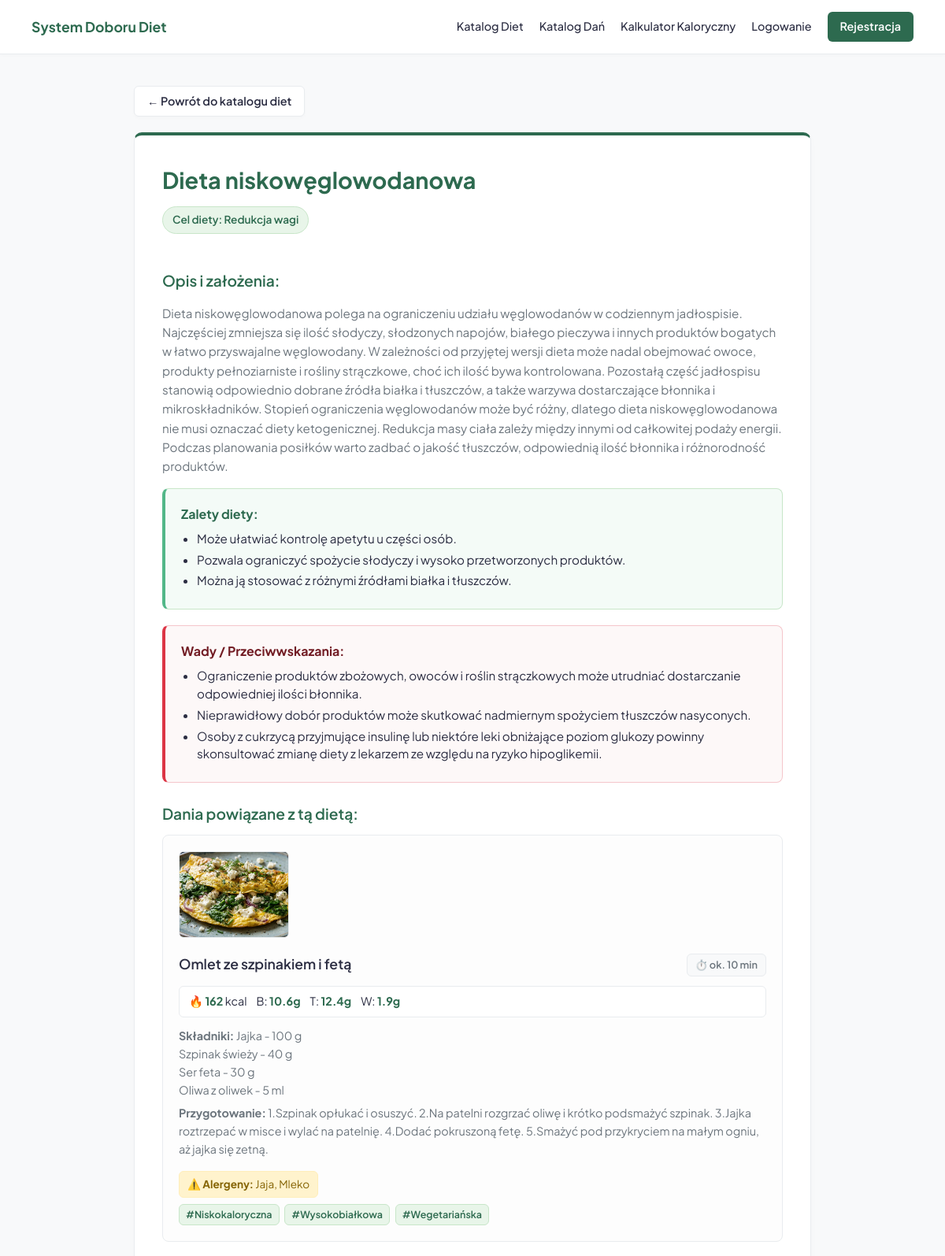
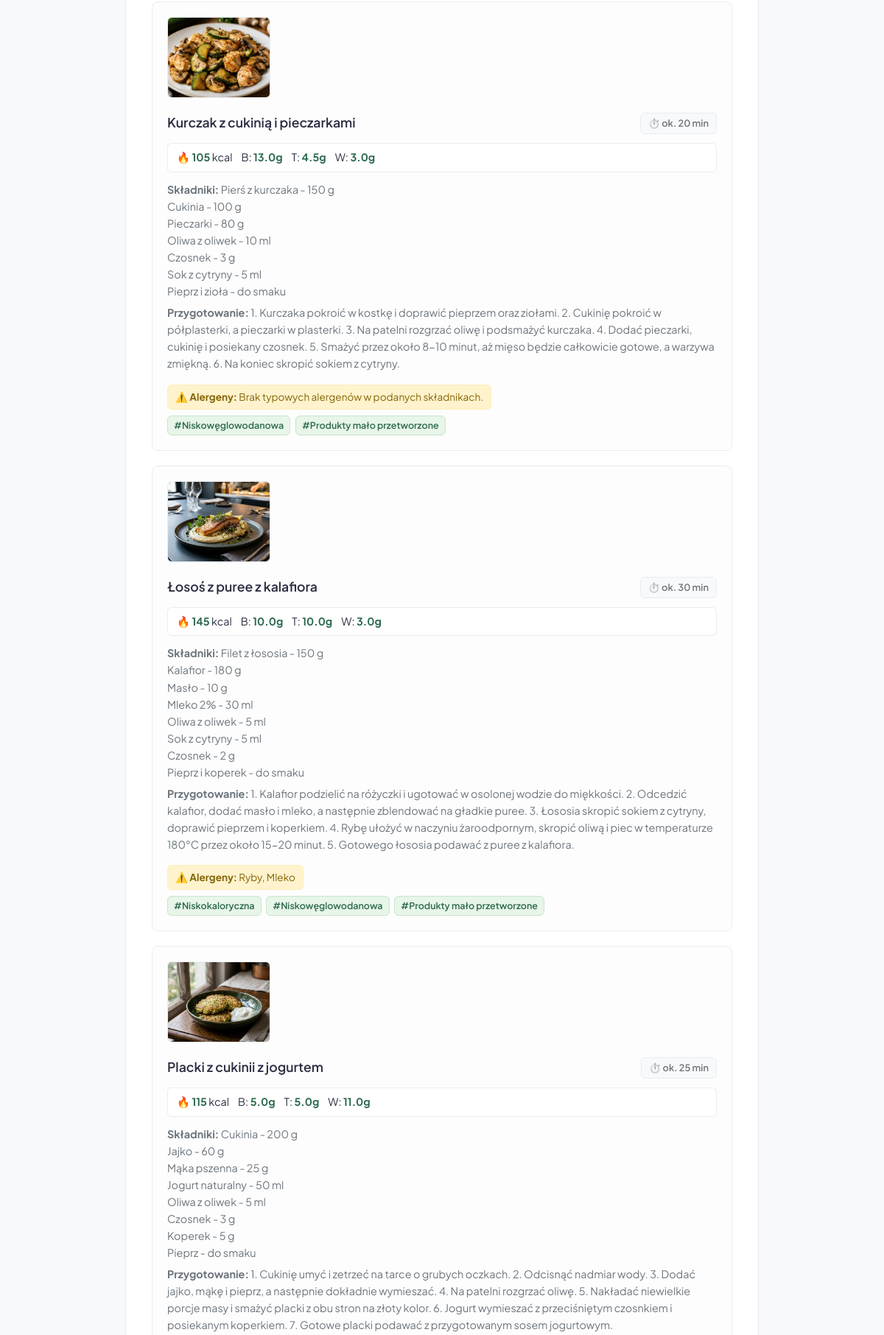
/diety/2/ (upper part), run on the app's committed database (2 pictures, top to bottom).
### quiz/models.py (models this page shows, shortened)
class Diet(models.Model):
    name = models.CharField(max_length=100, verbose_name="Nazwa diety")
    description = models.TextField(verbose_name="Opis diety")
    goal = models.CharField(max_length=20, choices=[
        ('reduction', 'Redukcja wagi'),
        ('maintenance', 'Utrzymanie masy'),
        ('mass', 'Budowanie masy')
    ], default='any', verbose_name="Cel diety")
    pros = models.TextField(blank=True, verbose_name="Zalety diety (oddzielone nowymi liniami)")
    cons = models.TextField(blank=True, verbose_name="Wady diety (oddzielone nowymi liniami)")
    tags = models.ManyToManyField(Tag, related_name='diets', verbose_name="Tagi diety")
    favorited_by = models.ManyToManyField(User, related_name='favorite_diets', blank=True)

class Dish(models.Model):
    name = models.CharField(max_length=100, verbose_name="Nazwa dania")
    diets = models.ManyToManyField(Diet, related_name='dishes', verbose_name="Powiązana dieta")
    kcal = models.IntegerField(verbose_name="Kalorie (kcal)", default=0)
    protein = models.FloatField(verbose_name="Białko (g)", default=0.0)
    fat = models.FloatField(verbose_name="Tłuszcze (g)", default=0.0)
    carbs = models.FloatField(verbose_name="Węglowodany (g)", default=0.0)
    ingredients = models.TextField(verbose_name="Lista składników (każda w nowej linii)", blank=True)
    preparation_method = models.TextField(verbose_name="Sposób przyrządzenia", blank=True)
    prep_time_minutes = models.IntegerField(verbose_name="Czas przygotowania (min)", default=15)
    allergens = models.CharField(max_length=255, verbose_name="Alergeny (np. gluten, laktoza, orzechy)", blank=True)
    tags = models.ManyToManyField(Tag, related_name='dishes', blank=True, verbose_name="Tagi dania")
    image = models.ImageField(upload_to='dishes/', blank=True, null=True, verbose_name="Zdjęcie dania")
    favorited_by = models.ManyToManyField(User, related_name='favorite_dishes', blank=True)

class Tag(models.Model):
    name = models.CharField(max_length=50, unique=True, verbose_name="Nazwa tagu")
    is_hidden = models.BooleanField(default=False, verbose_name="Ukryj w filtrach")

### quiz/views.py (the view)
# urls.py: path('diety/<int:pk>/', views.diet_detail_view, name='diet_detail'),
def diet_detail_view(request, pk):
    diet = get_object_or_404(Diet, pk=pk)
    dishes = diet.dishes.all()
    pros_list = [p.strip() for p in diet.pros.split('\n') if p.strip()] if hasattr(diet, 'pros') and diet.pros else []
    cons_list = [c.strip() for c in diet.cons.split('\n') if c.strip()] if hasattr(diet, 'cons') and diet.cons else []
    is_favorite = False
    if request.user.is_authenticated:
        is_favorite = request.user in diet.favorited_by.all()
        for dish in dishes:
            dish.is_favorite = request.user in dish.favorited_by.all()
    context = {
        'diet': diet,
        'dishes': dishes,
        'pros_list': pros_list,
        'cons_list': cons_list,
        'is_favorite': is_favorite,
    }
    return render(request, 'quiz/diet_detail.html', context)

### quiz/templates/quiz/diet_detail.html (shortened to what this page needs)
<!DOCTYPE html>
<html lang="pl">
<head>
</head>
<body>
    <header>
        <a href="{% url 'home' %}" class="logo">System Doboru Diet</a>
        <nav class="nav-menu">
            <a href="{% url 'diet_list' %}">Katalog Diet</a>
            <a href="{% url 'dish_list' %}">Katalog Dań</a>
            <a href="{% url 'calculator' %}">Kalkulator Kaloryczny</a>
            {% if user.is_authenticated %}
                <a href="{% url 'profile' %}">Mój Profil</a>
                <a href="{% url 'logout' %}" class="btn-logout">Wyloguj</a>
            {% else %}
                <a href="{% url 'login' %}">Logowanie</a>
                <a href="{% url 'register' %}" class="btn-nav">Rejestracja</a>
            {% endif %}
        </nav>
    </header>
    <div class="container">
        <div class="top-nav-container">
            <a href="{% url 'diet_list' %}" class="btn-back">← Powrót do katalogu diet</a>
        </div>
        <div class="card">
            <div class="diet-header-row">
                <h1>{{ diet.name }}</h1>
            </div>
            <div class="badge">Cel diety: {{ diet.get_goal_display }}</div>
            <h3>Opis i założenia:</h3>
            <p>{{ diet.description|default:"Brak opisu dla tej diety." }}</p>
            {% if pros_list %}
                <div class="pros">
                    <strong>Zalety diety:</strong>
                    <ul>
                        {% for pro in pros_list %}
                            <li>{{ pro }}</li>
                        {% endfor %}
                    </ul>
                </div>
            {% endif %}
            {% if cons_list %}
                <div class="cons">
                    <strong>Wady / Przeciwwskazania:</strong>
                    <ul>
                        {% for con in cons_list %}
                            <li>{{ con }}</li>
                        {% endfor %}
                    </ul>
                </div>
            {% endif %}
            <h3>Dania powiązane z tą dietą:</h3>
            {% if dishes %}
                {% for dish in dishes %}
                    <div class="dish-card {% if dish.is_favorite %}is-favorite{% endif %}">
                        {% if dish.image %}
                            <img src="{{ dish.image.url }}" alt="{{ dish.name }}" class="dish-image">
                        {% endif %}
                        <div class="dish-info">
                            <div class="dish-header">
                                <div class="dish-title-group">
                                    <h4 class="dish-title">{{ dish.name }}</h4>
                                </div>
                                <span class="time-badge">⏱️ ok. {{ dish.prep_time_minutes }} min</span>
                            </div>
                            <div class="macro-row">
                                <span class="macro-item">🔥 <strong>{{ dish.kcal }}</strong> kcal</span>
                                <span class="macro-item">B: <strong>{{ dish.protein }}g</strong></span>
                                <span class="macro-item">T: <strong>{{ dish.fat }}g</strong></span>
                                <span class="macro-item">W: <strong>{{ dish.carbs }}g</strong></span>
                            </div>
                            {% if dish.ingredients %}
                                <p style="margin: 8px 0 4px 0; font-size: 0.9rem;"><strong>Składniki:</strong> {{ dish.ingredients|linebreaksbr }}</p>
                            {% endif %}
                            {% if dish.preparation_method %}
                                <p style="margin: 6px 0; font-size: 0.9rem;"><strong>Przygotowanie:</strong> {{ dish.preparation_method }}</p>
                            {% endif %}
                            <div>
                                {% if dish.allergens %}
                                    <div class="allergens">⚠️ <strong>Alergeny:</strong> {{ dish.allergens }}</div>
                                {% endif %}
                            </div>
                            <div>
                                {% for tag in dish.tags.all %}
                                    <span class="tag">#{{ tag.name }}</span>
                                {% endfor %}
                            </div>
                        </div>
                    </div>
                {% endfor %}
            {% else %}
                <p style="color: var(--text-muted); font-style: italic;">Brak przypisanych dań do tej diety w bazie.</p>
            {% endif %}
        </div>
    </div>
</body>
</html>

### quiz/templates/quiz/diet_detail.html (style rules this page uses)
:root { --primary-green: #2d6a4f; --primary-hover: #1b4332; --accent-green: #52b788; --bg-color: #f8f9fa; --card-bg: #ffffff; --text-main: #2b2d42; --text-muted: #6c757d; --border-color: #e9ecef; }
* { box-sizing: border-box; }
body { font-family: 'Plus Jakarta Sans', sans-serif; background-color: var(--bg-color); color: var(--text-main); margin: 0; padding: 0; line-height: 1.5; }
header { background: white; border-bottom: 1px solid var(--border-color); padding: 15px 40px; display: flex; justify-content: space-between; align-items: center; position: sticky; top: 0; z-index: 1000; box-shadow: 0 2px 4px rgba(0,0,0,0.02); }
.logo { font-size: 1.1rem; font-weight: 700; color: var(--primary-green); text-decoration: none; }
.nav-menu { display: flex; gap: 20px; align-items: center; }
.nav-menu a { color: var(--text-main); text-decoration: none; font-weight: 500; font-size: 0.9rem; transition: color 0.2s; }
.nav-menu .btn-nav { background: var(--primary-green); color: white; padding: 8px 16px; border-radius: 6px; font-weight: 600; }
.container { max-width: 900px; margin: 0 auto; padding: 40px 20px; }
.top-nav-container { margin-bottom: 20px; }
.btn-back { display: inline-block; background: var(--card-bg); color: var(--text-main); border: 1px solid var(--border-color); padding: 8px 16px; border-radius: 6px; text-decoration: none; font-weight: 600; font-size: 0.9rem; transition: all 0.2s; box-shadow: 0 2px 4px rgba(0,0,0,0.02); }
.card { background: var(--card-bg); border: 1px solid var(--border-color); border-top: 4px solid var(--primary-green); padding: 35px; border-radius: 10px; box-shadow: 0 4px 12px rgba(0,0,0,0.02); margin-bottom: 25px; }
.diet-header-row { display: flex; justify-content: space-between; align-items: flex-start; gap: 20px; margin-bottom: 12px; }
h1 { color: var(--primary-green); font-size: 1.8rem; margin: 0; font-weight: 700; }
.badge { display: inline-block; background: #e8f5e9; color: var(--primary-green); padding: 6px 12px; border-radius: 20px; font-size: 0.85rem; font-weight: 600; margin-bottom: 20px; border: 1px solid #c8e6c9; }
h3 { color: var(--primary-green); font-size: 1.2rem; margin-top: 25px; margin-bottom: 12px; font-weight: 600; }
p { color: var(--text-muted); font-size: 0.95rem; line-height: 1.6; }
.pros { background: #f4fbf7; border: 1px solid #c8e6c9; border-left: 4px solid var(--accent-green); padding: 20px; border-radius: 8px; margin-bottom: 20px; }
.pros strong { color: var(--primary-green); }
.cons { background: #fdf8f8; border: 1px solid #f5c6cb; border-left: 4px solid #dc3545; padding: 20px; border-radius: 8px; margin-bottom: 20px; }
.cons strong { color: #721c24; }
.dish-card { background: #fdfdfd; border: 1px solid var(--border-color); border-radius: 8px; padding: 20px; margin-bottom: 20px; display: flex; gap: 20px; flex-wrap: wrap; transition: border-color 0.2s; }
.dish-image { width: 140px; height: 110px; object-fit: cover; border-radius: 6px; border: 1px solid var(--border-color); flex-shrink: 0; }
.dish-info { flex-grow: 1; min-width: 250px; }
.dish-header { display: flex; justify-content: space-between; align-items: flex-start; margin-bottom: 10px; }
.dish-title-group { display: flex; align-items: center; gap: 12px; }
.dish-title { margin: 0; color: var(--text-main); font-size: 1.1rem; font-weight: 600; }
.time-badge { background: var(--bg-color); color: var(--text-muted); padding: 4px 10px; border-radius: 6px; font-size: 0.8rem; font-weight: 600; border: 1px solid var(--border-color); }
.macro-row { display: flex; gap: 12px; margin: 12px 0; font-size: 0.9rem; background: #fff; padding: 8px 12px; border-radius: 6px; border: 1px solid var(--border-color); }
.macro-item strong { color: var(--primary-green); }
.allergens { color: #856404; background: #fff3cd; border: 1px solid #ffeeba; padding: 6px 10px; border-radius: 6px; font-size: 0.85rem; display: inline-block; margin-top: 10px; }
.tag { display: inline-block; background: #e8f5e9; color: var(--primary-green); padding: 3px 8px; border-radius: 6px; font-size: 0.78rem; font-weight: 600; margin-right: 4px; margin-top: 8px; border: 1px solid #c8e6c9; }
ul { margin: 8px 0 0 0; padding-left: 20px; color: var(--text-main); }
li { margin-bottom: 4px; font-size: 0.95rem; }

### data on the page
Diet: name "Dieta niskowęglowodanowa", goal "Redukcja wagi", description "Dieta niskowęglowodanowa polega na ograniczeniu udziału węglowodanów w codziennym jadłospisie. Najczęściej zmniejsza się ilość słodyczy, słodzonych napojów, białego pieczywa i innych produktów bogatych w łatwo przyswajalne węglowodany. W zależności od przyjętej wersji dieta może nadal obejmować owoce, produkty pełnoziarniste i rośliny strączkowe, choć ich ilość bywa kontrolowana. Pozostałą część jadłospisu stanowią odpowiednio dobrane źródła białka i tłuszczów, a także warzywa dostarczające błonnika i mikroskładników. Stopień ograniczenia węglowodanów może być różny, dlatego dieta niskowęglowodanowa nie musi oznaczać diety ketogenicznej. Redukcja masy ciała zależy między innymi od…"
Dish: image (picture), name "Omlet ze szpinakiem i fetą", prep_time_minutes "10", kcal "162", protein "10.6", fat "12.4", carbs "1.9", ingredients "Jajka - 100 g Szpinak świeży - 40 g Ser feta - 30 g Oliwa z oliwek - 5 ml", preparation_method "1.Szpinak opłukać i osuszyć. 2.Na patelni rozgrzać oliwę i krótko podsmażyć szpinak. 3.Jajka roztrzepać w misce i wylać na patelnię. 4.Dodać pokruszoną fetę. 5.Smażyć pod przykryciem na małym ogniu, aż jajka się zetną.", allergens "Jaja, Mleko"
Tag: name "Niskokaloryczna"
Tag: name "Wysokobiałkowa"
Tag: name "Wegetariańska"
Dish: image (picture), name "Kurczak z cukinią i pieczarkami", prep_time_minutes "20", kcal "105", protein "13.0", fat "4.5", carbs "3.0", ingredients "Pierś z kurczaka - 150 g Cukinia - 100 g Pieczarki - 80 g Oliwa z oliwek - 10 ml Czosnek - 3 g Sok z cytryny - 5 ml Pieprz i zioła - do smaku", preparation_method "1. Kurczaka pokroić w kostkę i doprawić pieprzem oraz ziołami. 2. Cukinię pokroić w półplasterki, a pieczarki w plasterki. 3. Na patelni rozgrzać oliwę i podsmażyć kurczaka. 4. Dodać pieczarki, cukinię i posiekany czosnek. 5. Smażyć przez około 8-10 minut, aż mięso będzie całkowicie gotowe, a warzywa zmiękną. 6. Na koniec skropić sokiem z cytryny.", allergens "Brak typowych alergenów w podanych składnikach."
Tag: name "Niskowęglowodanowa"
Tag: name "Produkty mało przetworzone"
Dish: image (picture), name "Łosoś z puree z kalafiora", prep_time_minutes "30", kcal "145", protein "10.0", fat "10.0", carbs "3.0", ingredients "Filet z łososia - 150 g Kalafior - 180 g Masło - 10 g Mleko 2% - 30 ml Oliwa z oliwek - 5 ml Sok z cytryny - 5 ml Czosnek - 2 g Pieprz i koperek - do smaku", preparation_method "1. Kalafior podzielić na różyczki i ugotować w osolonej wodzie do miękkości. 2. Odcedzić kalafior, dodać masło i mleko, a następnie zblendować na gładkie puree. 3. Łososia skropić sokiem z cytryny, doprawić pieprzem i koperkiem. 4. Rybę ułożyć w naczyniu żaroodpornym, skropić oliwą i piec w temperaturze 180°C przez około 15-20 minut. 5. Gotowego łososia podawać z puree z kalafiora.", allergens "Ryby, Mleko"
Dish: image (picture), name "Placki z cukinii z jogurtem", prep_time_minutes "25", kcal "115", protein "5.0", fat "5.0", carbs "11.0", ingredients "Cukinia - 200 g Jajko - 60 g Mąka pszenna - 25 g Jogurt naturalny - 50 ml Oliwa z oliwek - 5 ml Czosnek - 3 g Koperek - 5 g Pieprz - do smaku", preparation_method "1. Cukinię umyć i zetrzeć na tarce o grubych oczkach. 2. Odcisnąć nadmiar wody. 3. Dodać jajko, mąkę i pieprz, a następnie dokładnie wymieszać. 4. Na patelni rozgrzać oliwę. 5. Nakładać niewielkie porcje masy i smażyć placki z obu stron na złoty kolor. 6. Jogurt wymieszać z przeciśniętym czosnkiem i posiekanym koperkiem. 7. Gotowe placki podawać z przygotowanym sosem jogurtowym."

### other printed values
{{ pro }} "Może ułatwiać kontrolę apetytu u części osób." "Pozwala ograniczyć spożycie słodyczy i wysoko przetworzonych produktów." "Można ją stosować z różnymi źródłami białka i tłuszczów."
{{ con }} "Ograniczenie produktów zbożowych, owoców i roślin strączkowych może utrudniać dostarczanie odpowiedniej ilości błonnika." "Nieprawidłowy dobór produktów może skutkować nadmiernym spożyciem tłuszczów nasyconych." "Osoby z cukrzycą przyjmujące insulinę lub niektóre leki obniżające poziom glukozy powinny skonsultować zmianę diety z lekarzem ze względu na ryzyko hipoglikemii."
